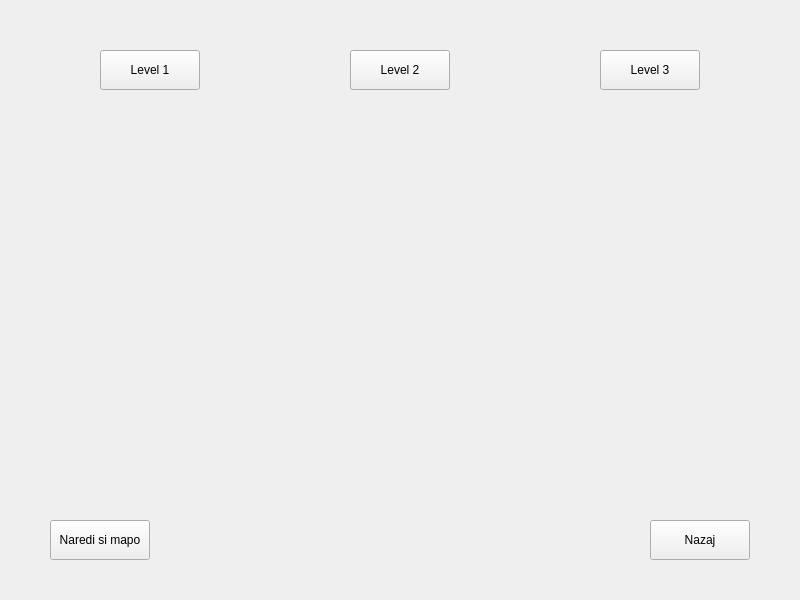
<?xml version="1.0" encoding="UTF-8"?>
<ui version="4.0">
 <class>Levels</class>
 <widget class="QWidget" name="Levels">
  <property name="geometry">
   <rect>
    <x>0</x>
    <y>0</y>
    <width>800</width>
    <height>600</height>
   </rect>
  </property>
  <property name="windowTitle">
   <string>Form</string>
  </property>
  <widget class="QPushButton" name="pushButton">
   <property name="geometry">
    <rect>
     <x>100</x>
     <y>50</y>
     <width>100</width>
     <height>40</height>
    </rect>
   </property>
   <property name="text">
    <string>Level 1</string>
   </property>
  </widget>
  <widget class="QPushButton" name="pushButton_2">
   <property name="geometry">
    <rect>
     <x>350</x>
     <y>50</y>
     <width>100</width>
     <height>40</height>
    </rect>
   </property>
   <property name="text">
    <string>Level 2</string>
   </property>
  </widget>
  <widget class="QPushButton" name="pushButton_3">
   <property name="geometry">
    <rect>
     <x>600</x>
     <y>50</y>
     <width>100</width>
     <height>40</height>
    </rect>
   </property>
   <property name="text">
    <string>Level 3</string>
   </property>
  </widget>
  <widget class="QPushButton" name="nazaj">
   <property name="geometry">
    <rect>
     <x>650</x>
     <y>520</y>
     <width>100</width>
     <height>40</height>
    </rect>
   </property>
   <property name="text">
    <string>Nazaj</string>
   </property>
  </widget>
  <widget class="QPushButton" name="pushButton_4">
   <property name="geometry">
    <rect>
     <x>50</x>
     <y>520</y>
     <width>100</width>
     <height>40</height>
    </rect>
   </property>
   <property name="text">
    <string>Naredi si mapo</string>
   </property>
  </widget>
 </widget>
 <resources/>
 <connections/>
</ui>
